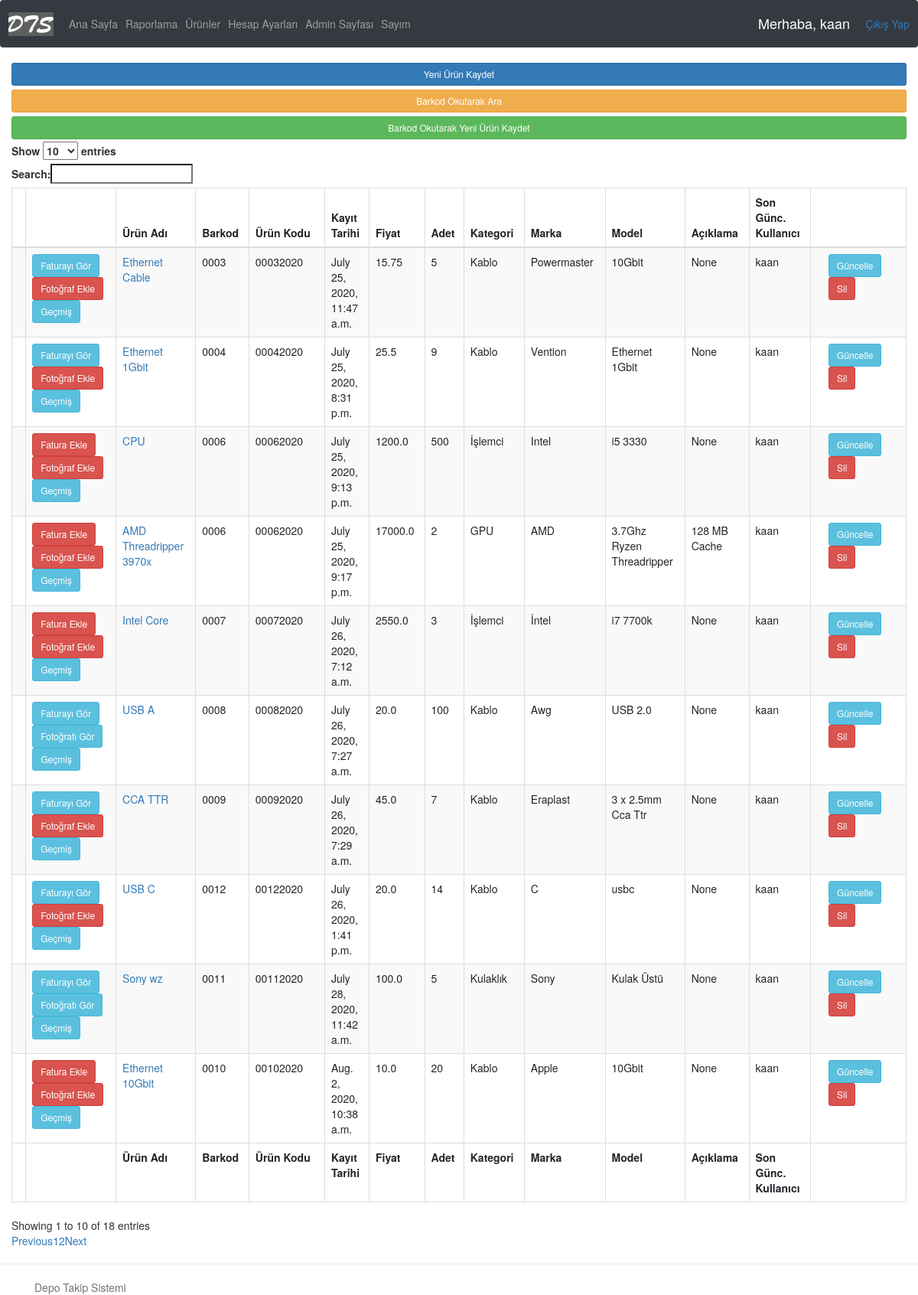
The page /products/ (signed in) on the database as committed earlier.
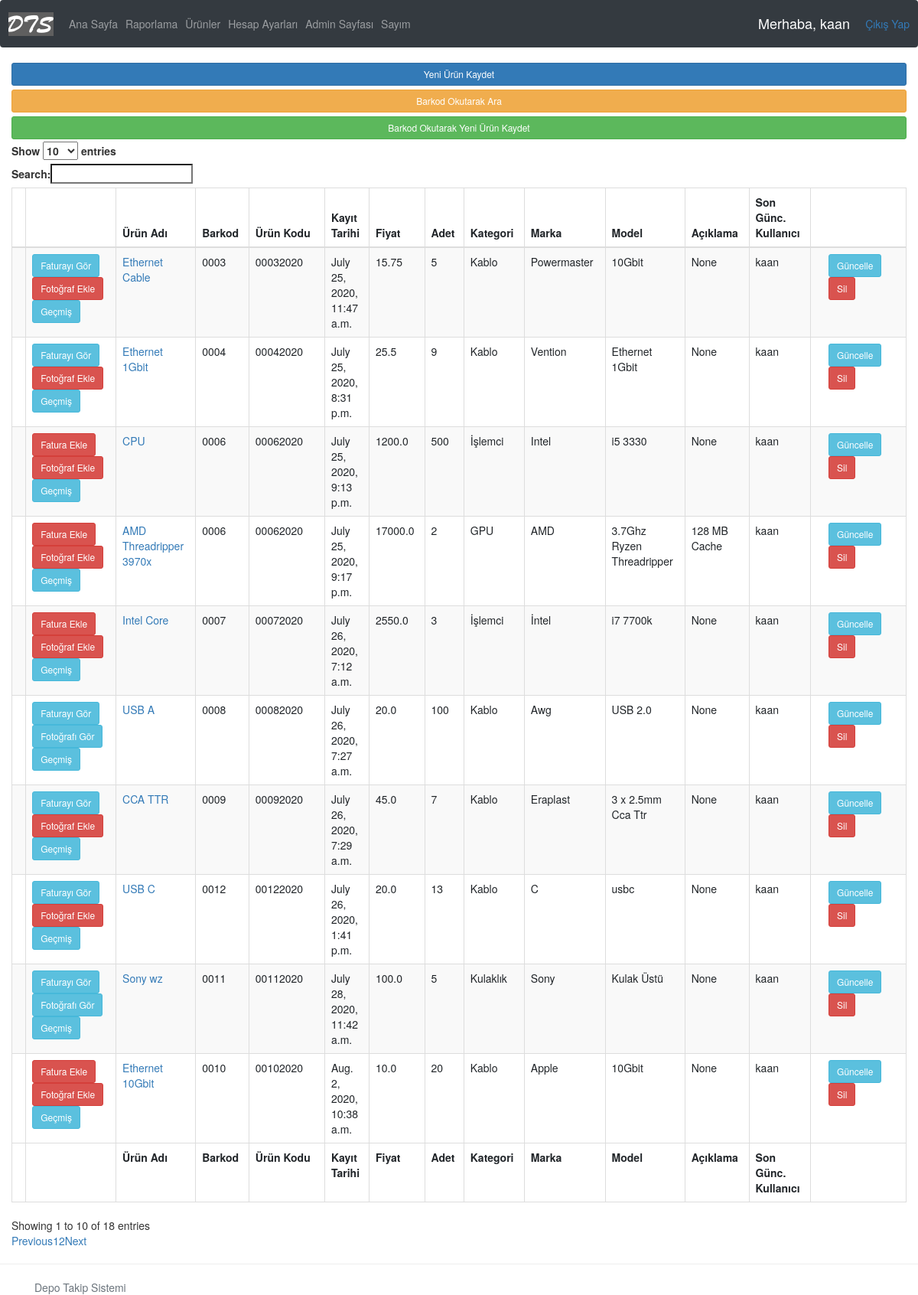
The same page on the database as committed later.
### accounts/models.py (models this page shows, shortened)
class Product(models.Model):
    name = models.CharField(max_length=200)
    barcode = models.CharField(max_length=48)
    code = models.CharField(max_length=255)
    criticalStock = models.BooleanField(default=False) #kritik stok
    criticalStockAmt = models.IntegerField(null=True, blank=True)
    photo = models.ImageField(blank=True, null=True)
    vendor = models.CharField(max_length=200) #alınan firma
    dateBought = models.DateField(null=True) #satın alınan tarih
    regDate = models.DateTimeField( auto_now_add=True, null=True ) #ürünün kayıt edildiği tarih
    price = models.FloatField() #ürünün fiyatı
    amount = models.IntegerField() #ürünün adeti
    category = models.CharField(max_length=200) #ürünün kategorisi
    brand = models.CharField(max_length = 200) #ürünün markası
    model = models.CharField(max_length = 200, blank=True, null=True)
    description = models.CharField(max_length = 400, blank=True, null=True) #açıklama
    editor = models.CharField(max_length = 200) #ürünü kaydeden/silen kullanıcı
    invoice = models.OneToOneField('Invoice', on_delete=models.CASCADE, related_name="fatura", null=True, blank=True )
    history = HistoricalRecords(
        history_change_reason_field=models.TextField(null=True, max_length=255)
    )
    lastStocktakeTime = models.DateTimeField(blank=True, null=True) #son sayım yapılan tarih

### accounts/views.py (the view)
# urls.py: path('products/', views.products, name='products'),
@login_required(login_url='login')
def products(request):
    products = Product.objects.all()
    context = {'products': products }
    return render( request, 'accounts/products-new.html', context )

### accounts/templates/accounts/products-new.html (shortened to what this page needs)
{%  extends 'accounts/main.html' %}
{% block content %}
<script src="https://code.jquery.com/jquery-3.3.1.slim.min.js"></script>
<link rel="stylesheet" href="https://cdn.datatables.net/1.10.21/css/dataTables.bootstrap.min.css">
<link rel="stylesheet" href="https://maxcdn.bootstrapcdn.com/bootstrap/3.3.7/css/bootstrap.min.css">
<a class="btn btn-primary  btn-sm btn-block" href="{% url 'addProduct' %}">Yeni Ürün Kaydet</a>
<a class="btn btn-warning  btn-sm btn-block" href="{% url 'barcode_view' %}">Barkod Okutarak Ara</a>
<a class="btn btn-success  btn-sm btn-block" href="{% url 'addProductFromBarcode' %}">Barkod Okutarak Yeni Ürün Kaydet</a>
    <table id="products" class="table table-striped table-bordered" cellspacing="0" width="100%">
      <thead>
        <tr>
          <th></th>
          <th></th>
          <th>Ürün Adı</th>
          <th>Barkod</th>
          <th>Ürün Kodu</th>
          <th>Kayıt Tarihi</th>
          <th>Fiyat</th>
          <th>Adet</th>
          <th>Kategori</th>
          <th>Marka</th>
          <th>Model</th>
          <th>Açıklama</th>
          <th>Son Günc. Kullanıcı</th>
          <th></th>
        </tr>
      </thead>
      <tbody>
          {% for product in products %}
              <tr>
                  <td></td>
                  <div class="col-sm-2 buttons-alignment">
                      <td>
                          {% if product.invoice is not Null %}
                              <a class="btn btn-sm btn-info" href="{% url 'invoice-path' product.invoice.id %}">Faturayı Gör</a>
                          {% else %}
                              <a class="btn btn-sm btn-danger" href="{% url 'addInvoice' product.id %}">Fatura Ekle</a>
                          {% endif %}
                          {% if product.photo %}
                             <a class="btn btn-sm btn-info" href="{{ product.photo.url }}">Fotoğrafı Gör</a>
                          {% else %}
                             <a class="btn btn-sm btn-danger" href="{% url 'updateProduct' product.id %}">Fotoğraf Ekle</a>
                          {% endif %}
                          <a class="btn btn-sm btn-info" href="{% url 'history-path' product.id %}">Geçmiş</a>
                      </td>
                  </div>
                  <td>
                      <a href="{% url 'productPage' product.id %}">{{ product.name }}</a>
                  </td>
                  <td>{{ product.barcode }}</td>
                  <td>{{ product.code }}</td>
                  <td>{{ product.regDate }}</td>
                  <td>{{ product.price }}</td>
                  <td>{{ product.amount }}</td>
                  <td>{{ product.category }}</td>
                  <td>{{ product.brand }}</td>
                  <td>{{ product.model }}</td>
                  <td>{{ product.description }}</td>
                  <td>{{ product.editor }}</td>
                  <td>
                      <div class="col-sm-2 buttons-alignment">
                          <a class="btn btn-sm btn-info" href="{% url 'updateProduct' product.id %}">Güncelle</a>
                          <a class="btn btn-sm btn-danger" href="{% url 'deleteProduct' product.id %}">Sil</a>
                      </div>
                  </td>
              </tr>
          {% endfor %}
      </tbody>
      <tfoot>
        <tr>
          <th>
          </th>
          <th>
          </th>
          <th>Ürün Adı
          </th>
          <th>Barkod
          </th>
          <th>Ürün Kodu
          </th>
          <th>Kayıt Tarihi
          </th>
          <th>Fiyat
          </th>
          <th>Adet
          </th>
          <th>Kategori
          </th>
          <th>Marka
          </th>
          <th>Model
          </th>
          <th>Açıklama
          </th>
          <th>Son Günc. Kullanıcı
          </th>
        </tr>
      </tfoot>
    </table>
{% endblock content %}

### accounts/templates/accounts/main.html (shortened to what this page needs)
{% load static %}
<!DOCTYPE html>
<html>
<head>
	<link rel="stylesheet" href="https://stackpath.bootstrapcdn.com/bootstrap/4.3.1/css/bootstrap.min.css">
	<link rel="stylesheet" type="text/css" href="{% static '/css/main.css' %}">
</head>
<body>
	{%  include 'accounts/navbar.html' %}
	<div class="container-fluid">
	{% block content %}
	{% endblock %}
    </div>
	<hr>
	<footer class="footer">
		<div class="container">
			<span class="text-muted">Depo Takip Sistemi</span>
	</footer>
</body>
</html>

### accounts/templates/accounts/navbar.html (shortened to what this page needs)
{% load static %}
<nav class="navbar navbar-expand-lg navbar-dark bg-dark">
    <a href="/">
        <img class="logo" src="{% static 'images/dts.png' %}">
    </a>
    <div class="collapse navbar-collapse" id="navbarNav">
        <ul class="navbar-nav">
          <li class="nav-item ">
              <a class="nav-link" href="{% url 'home' %}">Ana Sayfa</a>
          </li>
          <li class="nav-item ">
              <a class="nav-link" href="/reportPage">Raporlama</a>
          </li>
          <li class="nav-item ">
              <a class="nav-link" href="/products">Ürünler</a>
          </li>
          {% if request.user.is_staff %}
          <li class="nav-item">
              <a class="nav-link" href="{% url 'account' %}">Hesap Ayarları</a>
          </li>
          {% endif %}
          <li class="nav-item">
              <a class="nav-link" href="/admin">Admin Sayfası</a>
          </li>
          <li class="nav-item">
              <a class="nav-link" href="/stocktakePage">Sayım</a>
          </li>
        </ul>
    </div>
    <span class="hello-msg">Merhaba, {{request.user}}</span>
    <span><a href="{% url 'logout' %}">Çıkış Yap</a></span>
</nav>

### static/css/main.css (style rules this page uses)
body { background-color: #ebeff5; }

### accounts/templates/accounts/navbar.html (style rules this page uses)
.hello-msg { font-size: 18px; color: #fff; margin-right: 20px; }

Rows that differ between the two databases and show on the page:
changed Product "USB C": amount "14" → "13"
